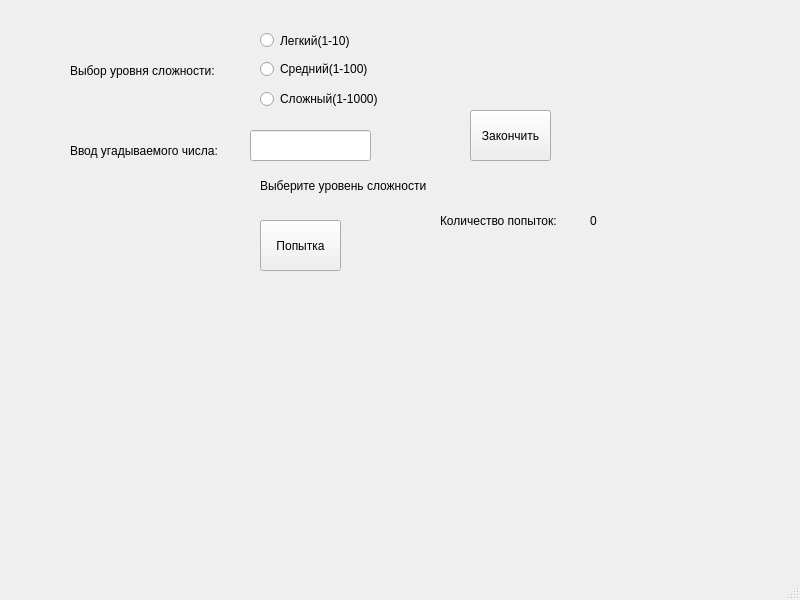
<?xml version="1.0" encoding="UTF-8"?>
<ui version="4.0">
 <class>MainWindow</class>
 <widget class="QMainWindow" name="MainWindow">
  <property name="geometry">
   <rect>
    <x>0</x>
    <y>0</y>
    <width>800</width>
    <height>600</height>
   </rect>
  </property>
  <property name="windowTitle">
   <string>MainWindow</string>
  </property>
  <widget class="QWidget" name="centralwidget">
   <widget class="QLabel" name="label">
    <property name="geometry">
     <rect>
      <x>70</x>
      <y>140</y>
      <width>171</width>
      <height>21</height>
     </rect>
    </property>
    <property name="text">
     <string>Ввод угадываемого числа: </string>
    </property>
   </widget>
   <widget class="QLineEdit" name="lineEdit_guess">
    <property name="geometry">
     <rect>
      <x>250</x>
      <y>130</y>
      <width>121</width>
      <height>31</height>
     </rect>
    </property>
   </widget>
   <widget class="QRadioButton" name="radioButton_1">
    <property name="geometry">
     <rect>
      <x>260</x>
      <y>30</y>
      <width>111</width>
      <height>21</height>
     </rect>
    </property>
    <property name="text">
     <string>Легкий(1-10)</string>
    </property>
   </widget>
   <widget class="QRadioButton" name="radioButton_2">
    <property name="geometry">
     <rect>
      <x>260</x>
      <y>60</y>
      <width>121</width>
      <height>18</height>
     </rect>
    </property>
    <property name="text">
     <string>Средний(1-100)</string>
    </property>
   </widget>
   <widget class="QRadioButton" name="radioButton_3">
    <property name="geometry">
     <rect>
      <x>260</x>
      <y>90</y>
      <width>141</width>
      <height>18</height>
     </rect>
    </property>
    <property name="text">
     <string>Сложный(1-1000)</string>
    </property>
   </widget>
   <widget class="QLabel" name="label_2">
    <property name="geometry">
     <rect>
      <x>70</x>
      <y>50</y>
      <width>161</width>
      <height>41</height>
     </rect>
    </property>
    <property name="text">
     <string>Выбор уровня сложности:</string>
    </property>
   </widget>
   <widget class="QLabel" name="label_result">
    <property name="geometry">
     <rect>
      <x>260</x>
      <y>170</y>
      <width>401</width>
      <height>31</height>
     </rect>
    </property>
    <property name="text">
     <string>Выберите уровень сложности</string>
    </property>
   </widget>
   <widget class="QPushButton" name="pushButton_try">
    <property name="geometry">
     <rect>
      <x>260</x>
      <y>220</y>
      <width>81</width>
      <height>51</height>
     </rect>
    </property>
    <property name="text">
     <string>Попытка</string>
    </property>
   </widget>
   <widget class="QPushButton" name="pushButton_end">
    <property name="geometry">
     <rect>
      <x>470</x>
      <y>110</y>
      <width>81</width>
      <height>51</height>
     </rect>
    </property>
    <property name="text">
     <string>Закончить</string>
    </property>
   </widget>
   <widget class="QLabel" name="label_3">
    <property name="geometry">
     <rect>
      <x>440</x>
      <y>210</y>
      <width>121</width>
      <height>21</height>
     </rect>
    </property>
    <property name="text">
     <string>Количество попыток:</string>
    </property>
   </widget>
   <widget class="QLabel" name="label_attempt">
    <property name="geometry">
     <rect>
      <x>590</x>
      <y>210</y>
      <width>51</width>
      <height>21</height>
     </rect>
    </property>
    <property name="text">
     <string>0</string>
    </property>
   </widget>
  </widget>
  <widget class="QMenuBar" name="menubar">
   <property name="geometry">
    <rect>
     <x>0</x>
     <y>0</y>
     <width>800</width>
     <height>17</height>
    </rect>
   </property>
  </widget>
  <widget class="QStatusBar" name="statusbar"/>
 </widget>
 <resources/>
 <connections/>
</ui>
